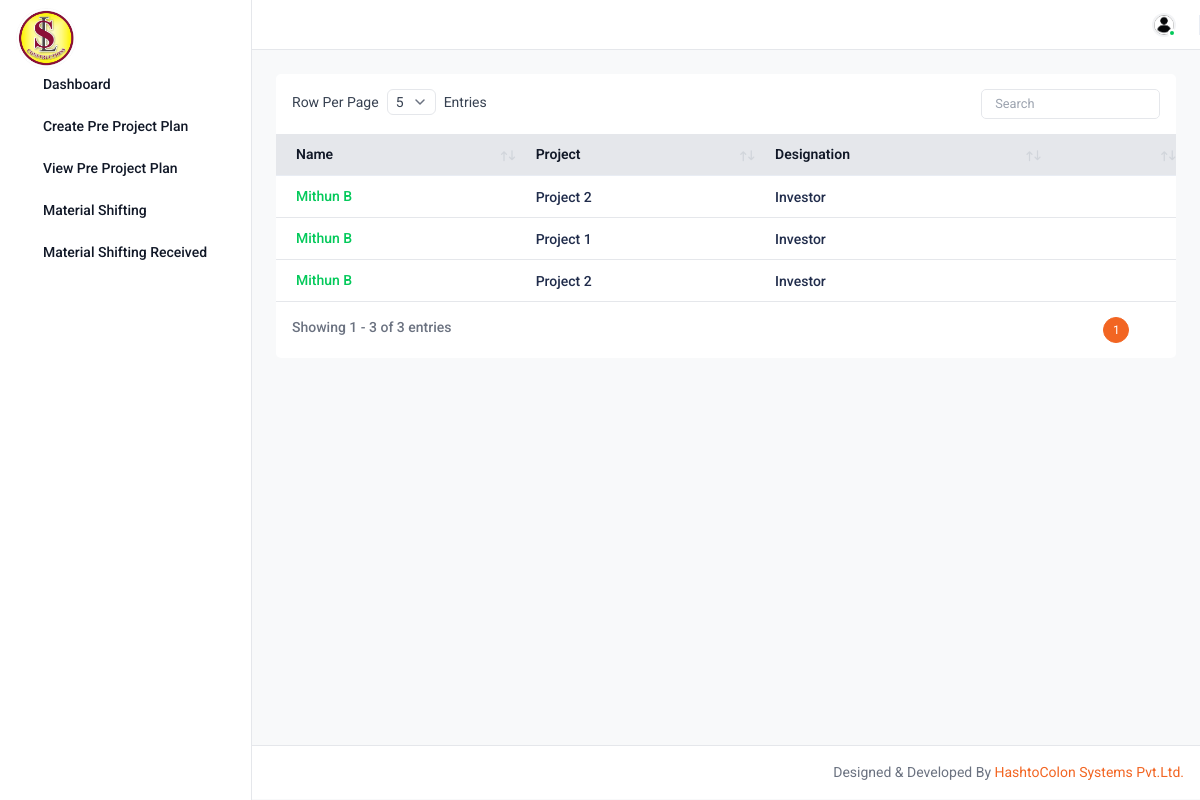
Page /list_of_investor/ (signed in) on the committed database.
### base/models.py (models this page shows, shortened)
class Project_investor(models.Model):
   user = models.ForeignKey(User, on_delete=models.CASCADE)
   project = models.ForeignKey(Project,  blank=True, null=True, on_delete=models.CASCADE)

class User(AbstractUser):
   designation = models.CharField(max_length = 20, choices = designation_choice, null=True, blank=True)

class Project(models.Model):
   project_name=models.CharField(max_length=255, default="", blank=True)
   address=models.TextField(default="", blank=True)
   date = models.DateTimeField(auto_now_add=True, blank=True)

### base/views.py (the view)
# urls.py: path("list_of_investor/",views.list_of_investor, name="list_of_investor"),
@login_required
def list_of_investor(request):
 project_investor=Project_investor.objects.all().order_by('-id')
 return render(request, "investor-list.html",{"post":project_investor})

### templates/investor-list.html
{% extends "base.html" %}
{% load static %}
{% load widget_tweaks %}
{% block content %}
<div class="content">
      <div class="row">
    <div class="col-sm-12">
        <div class="card-body p-0">
          <div class="custom-datatable-filter table-responsive">
            <table class="table datatable">
              <thead class="thead-light">
                <tr>
                  <th>Name </th>
                  <th>Project </th>
                  <th>Designation</th>
                  <th></th>
                </tr>
              </thead>
              <tbody>
                {% for posts in post %}
                <tr>
                  <td><a href="{% url 'base:admin_profile' posts.pk %}"  class="fw-medium text-success">{{posts.user.first_name}} {{posts.user.last_name}}</a></td>
                  <td><h6 class="fw-medium">{{posts.project.project_name}}</h6></td>
                  <td>
                    <h6 class="fw-medium">{{posts.user.designation}}</h6></td>
                    <td>
                            <a href="{% url 'base:delete_investor' posts.pk %}"
                            ><i class="ti ti-trash text-danger fs-18"></i
                              ></a>
                  </td>
                 </tr>
                {% endfor %}
              </tbody>
            </table>
          </div>
        </div>
      </div>
    </div>
  </div>
</div >
{% endblock content %}

### rows in the picture
Project_investor: user.first_name "Mithun", user.last_name "B", project.project_name "Project 2", user.designation "Investor"
Project_investor: user.first_name "Mithun", user.last_name "B", project.project_name "Project 1", user.designation "Investor"
Project_investor: user.first_name "Mithun", user.last_name "B", project.project_name "Project 2", user.designation "Investor"
